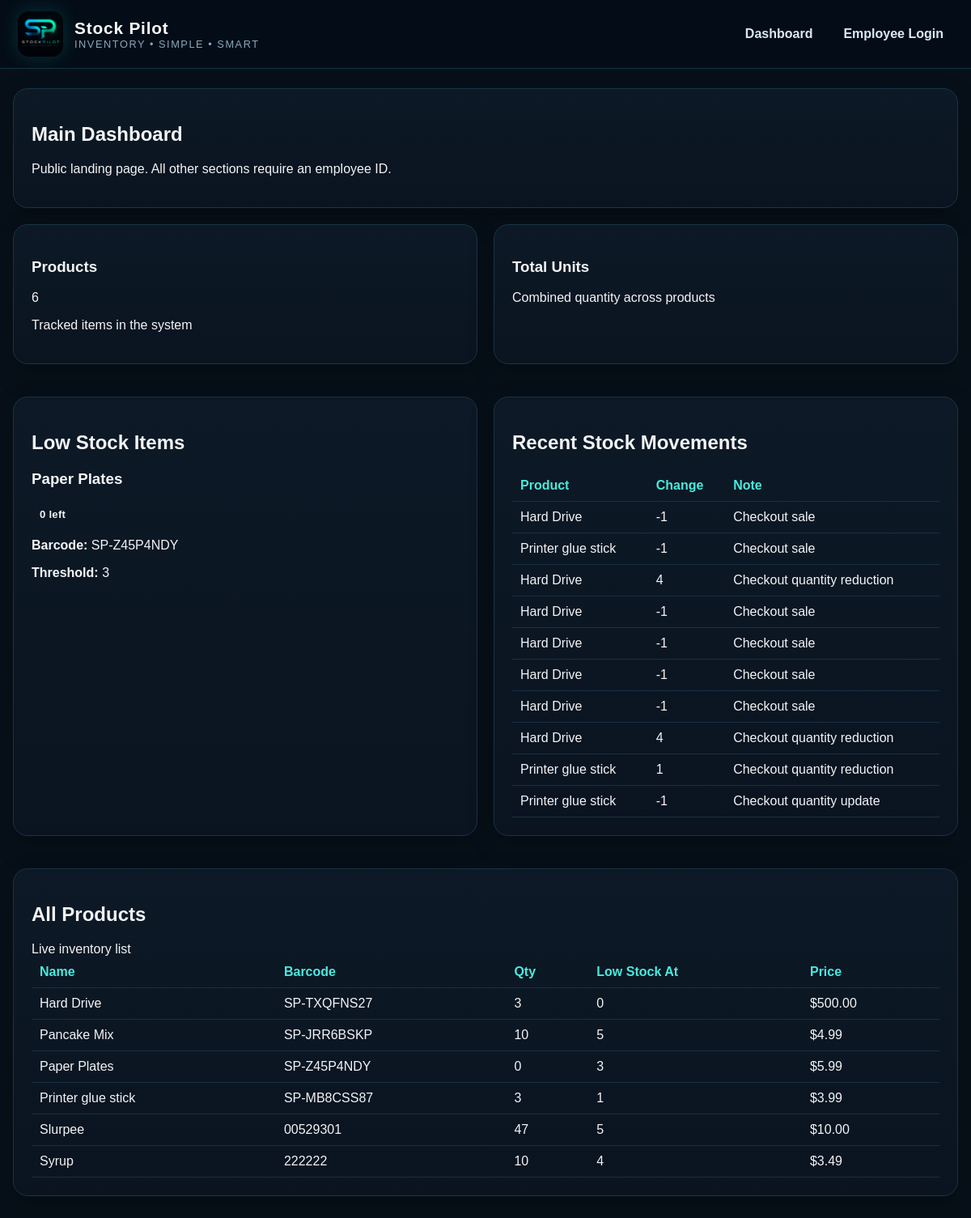
The page / on the database its author committed.
### app.py (models this page shows)
class Product(db.Model):
    id = db.Column(db.Integer, primary_key=True)
    name = db.Column(db.String(120), nullable=False)
    barcode = db.Column(db.String(120), unique=True, nullable=False)
    quantity = db.Column(db.Integer, default=0)
    low_stock_threshold = db.Column(db.Integer, default=5)
    price = db.Column(db.Float, default=0.0)

class StockMovement(db.Model):
    id = db.Column(db.Integer, primary_key=True)
    product_id = db.Column(db.Integer, db.ForeignKey("product.id"), nullable=False)
    change = db.Column(db.Integer, nullable=False)
    note = db.Column(db.String(255))
    timestamp = db.Column(db.DateTime, default=datetime.utcnow)
    product = db.relationship("Product", backref="movements")

### app.py (the view)
@app.route("/")
def dashboard():
    products = Product.query.order_by(Product.name.asc()).all()
    low_stock_products = Product.query.filter(Product.quantity <= Product.low_stock_threshold).order_by(Product.quantity.asc()).all()
    recent_movements = StockMovement.query.order_by(StockMovement.timestamp.desc()).limit(10).all()
    return render_template(
        "dashboard.html",
        products=products,
        low_stock_products=low_stock_products,
        recent_movements=recent_movements,
    )

### app.py (called while the page is built)
def current_employee():
    employee_id = session.get("employee_id")
    if not employee_id:
        return None
    return Employee.query.get(employee_id)

@app.context_processor
def inject_employee():
    return {"logged_in_employee": current_employee()}

### templates/dashboard.html (shortened to what this page needs)
{% extends "base.html" %}
{% block content %}
<section class="card">
    <h1>Main Dashboard</h1>
    <p>Public landing page. All other sections require an employee ID.</p>
</section>
<div class="grid-2 stats-grid">
    <section class="card stat-card">
        <h3>Products</h3>
        <div class="stat-number">{{ products|length }}</div>
        <p class="muted">Tracked items in the system</p>
    </section>
    <section class="card stat-card">
        <h3>Total Units</h3>
        <p class="muted">Combined quantity across products</p>
    </section>
</div>
<div class="grid-2">
    <section class="card">
        <h2>Low Stock Items</h2>
        {% if low_stock_products %}
            <div class="product-list">
                {% for product in low_stock_products %}
                    <div class="product-card low-stock-card">
                        <div class="product-top-row">
                            <h3>{{ product.name }}</h3>
                            <span class="status-badge danger">{{ product.quantity }} left</span>
                        </div>
                        <p><strong>Barcode:</strong> {{ product.barcode }}</p>
                        <p><strong>Threshold:</strong> {{ product.low_stock_threshold }}</p>
                    </div>
                {% endfor %}
            </div>
        {% else %}
            <p>No low stock items right now.</p>
        {% endif %}
    </section>
    <section class="card">
        <h2>Recent Stock Movements</h2>
        {% if recent_movements %}
            <table class="data-table">
                <thead>
                    <tr>
                        <th>Product</th>
                        <th>Change</th>
                        <th>Note</th>
                    </tr>
                </thead>
                <tbody>
                    {% for move in recent_movements %}
                    <tr>
                        <td>{{ move.product.name if move.product else "Unknown" }}</td>
                        <td>{{ move.change }}</td>
                        <td>{{ move.note }}</td>
                    </tr>
                    {% endfor %}
                </tbody>
            </table>
        {% else %}
            <p>No stock movement yet.</p>
        {% endif %}
    </section>
</div>
<section class="card">
    <div class="section-header-row">
        <h2>All Products</h2>
        <span class="muted">Live inventory list</span>
    </div>
    {% if products %}
        <table class="data-table">
            <thead>
                <tr>
                    <th>Name</th>
                    <th>Barcode</th>
                    <th>Qty</th>
                    <th>Low Stock At</th>
                    <th>Price</th>
                </tr>
            </thead>
            <tbody>
                {% for product in products %}
                <tr>
                    <td>{{ product.name }}</td>
                    <td>{{ product.barcode }}</td>
                    <td>{{ product.quantity }}</td>
                    <td>{{ product.low_stock_threshold }}</td>
                    <td>${{ '%.2f'|format(product.price) }}</td>
                </tr>
                {% endfor %}
            </tbody>
        </table>
    {% else %}
        <p>No products have been added yet.</p>
    {% endif %}
</section>
{% endblock %}

### templates/base.html (shortened to what this page needs)
<!DOCTYPE html>
<html lang="en">
<head>
    <link rel="stylesheet" href="{{ url_for('static', filename='style.css') }}">
</head>
<body>
    <header class="topbar">
        <div class="brand-wrap">
            <img src="{{ url_for('static', filename='stockpilot-logo.png') }}" alt="Stock Pilot Logo" class="brand-logo">
            <div class="brand-text">
                <div class="brand-title">Stock Pilot</div>
                <div class="brand-subtitle">Inventory • Simple • Smart</div>
            </div>
        </div>
        <nav class="nav">
            <a href="{{ url_for('dashboard') }}">Dashboard</a>
            {% if logged_in_employee %}
                <a href="{{ url_for('employee_dashboard') }}">Employee</a>
                <a href="{{ url_for('scanner') }}">Scanner</a>
                <a href="{{ url_for('checkout') }}">Checkout</a>
                {% if logged_in_employee.is_admin %}
                    <a href="{{ url_for('admin_dashboard') }}">Admin</a>
                {% endif %}
                <a href="{{ url_for('logout') }}">Logout</a>
            {% else %}
                <a href="{{ url_for('login') }}">Employee Login</a>
            {% endif %}
        </nav>
    </header>
    <main class="page">
        {% block content %}{% endblock %}
    </main>
</body>
</html>

### static/style.css (style rules this page uses)
body { margin: 0; font-family: Arial, sans-serif; background: #071019; color: #f3f4f6; }
.topbar { background: rgba(5, 14, 24, 0.95); padding: 14px 22px; border-bottom: 1px solid #163246; display: flex; justify-content: space-between; align-items: center; gap: 18px; position: sticky; top: 0; z-index: 100; backdrop-filter: blur(10px); }
.brand-wrap { display: flex; align-items: center; gap: 14px; }
.brand-logo { width: 56px; height: 56px; object-fit: contain; border-radius: 14px; box-shadow: 0 0 22px rgba(25, 220, 210, 0.18); }
.brand-title { font-size: 1.3rem; font-weight: 700; letter-spacing: 0.04em; color: #f8fafc; }
.brand-subtitle { font-size: 0.8rem; color: #89a7bc; letter-spacing: 0.12em; text-transform: uppercase; }
.nav { display: flex; flex-wrap: wrap; gap: 14px; }
.nav a { color: #dbe8f4; text-decoration: none; font-weight: 600; padding: 8px 12px; border-radius: 10px; }
.page { max-width: 1240px; margin: 24px auto; padding: 0 16px 40px; }
.card { background: linear-gradient(180deg, #0d1926 0%, #0a1420 100%); border: 1px solid #183447; border-radius: 18px; padding: 22px; margin-bottom: 20px; box-shadow: 0 12px 30px rgba(0, 0, 0, 0.28); }
.grid-2 { display: grid; grid-template-columns: 1fr 1fr; gap: 20px; margin-bottom: 20px; }
.data-table { width: 100%; border-collapse: collapse; }
.data-table th, .data-table td { padding: 10px; border-bottom: 1px solid #173142; text-align: left; }
.data-table th { color: #4be9dd; }
.status-badge { display: inline-flex; align-items: center; padding: 6px 10px; border-radius: 999px; font-size: 0.82rem; font-weight: 700; letter-spacing: 0.02em; }

### rows shown on the page
Product: name "Paper Plates", quantity "0", barcode "SP-Z45P4NDY", low_stock_threshold "3", price "5.99"
StockMovement: product "Hard Drive", change "-1", note "Checkout sale"
StockMovement: product "Printer glue stick", change "-1", note "Checkout sale"
StockMovement: product "Hard Drive", change "4", note "Checkout quantity reduction"
StockMovement: product "Hard Drive", change "-1", note "Checkout sale"
StockMovement: product "Hard Drive", change "-1", note "Checkout sale"
StockMovement: product "Hard Drive", change "-1", note "Checkout sale"
StockMovement: product "Hard Drive", change "-1", note "Checkout sale"
StockMovement: product "Hard Drive", change "4", note "Checkout quantity reduction"
StockMovement: product "Printer glue stick", change "1", note "Checkout quantity reduction"
StockMovement: product "Printer glue stick", change "-1", note "Checkout quantity update"
Product: name "Hard Drive", barcode "SP-TXQFNS27", quantity "3", low_stock_threshold "0", price "500.00"
Product: name "Pancake Mix", barcode "SP-JRR6BSKP", quantity "10", low_stock_threshold "5", price "4.99"
Product: name "Printer glue stick", barcode "SP-MB8CSS87", quantity "3", low_stock_threshold "1", price "3.99"
Product: name "Slurpee", barcode "00529301", quantity "47", low_stock_threshold "5", price "10.00"
Product: name "Syrup", barcode "222222", quantity "10", low_stock_threshold "4", price "3.49"

### other values the page prints
{{ products|length }} "6"
